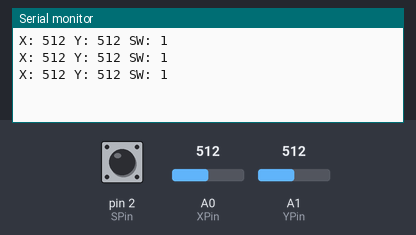
A sketch run on a simulated Arduino Uno, built with avr-gcc and run on an emulated ATmega328P. Parts: the last lines printed to the serial monitor. Inputs (shaded band) come from the test bench; at power-on: A0 (XPin) = 512, A1 (YPin) = 512, pin 2 (SPin) HIGH.

Above: at 1.2 s.
1.3 s: A0 (XPin) set to 716
At 2.01 s:
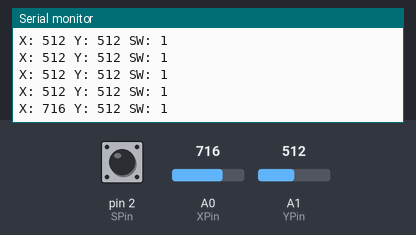
2.8 s: A1 (YPin) set to 716
At 2.91 s:
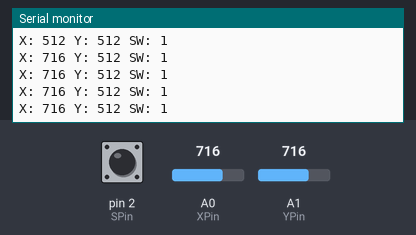
4.3 s: pin 2 (SPin) pulled LOW for 0.35 s
At 5.02 s:
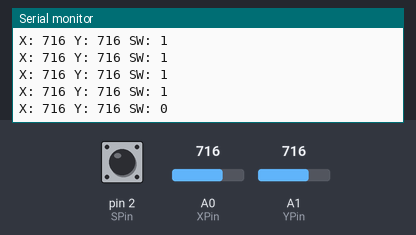
6.1 s: A0 (XPin) set to 900
At 6.22 s:
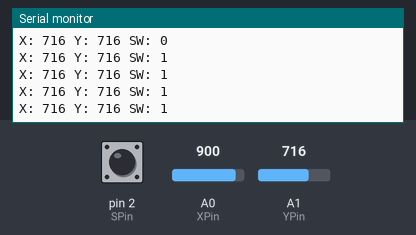
7.6 s: pin 2 (SPin) pulled LOW for 1 s
At 8.32 s:
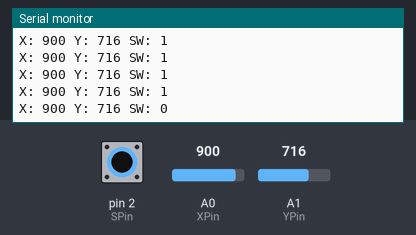
10.1 s: A1 (YPin) set to 900
At 10.13 s:
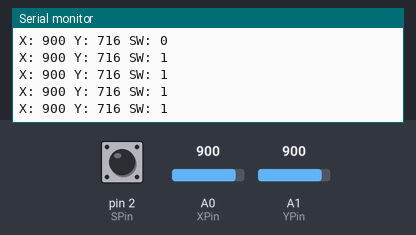
Timing chart, 0 to 12.6 s (numbered marks = the images above; inputs shaded):
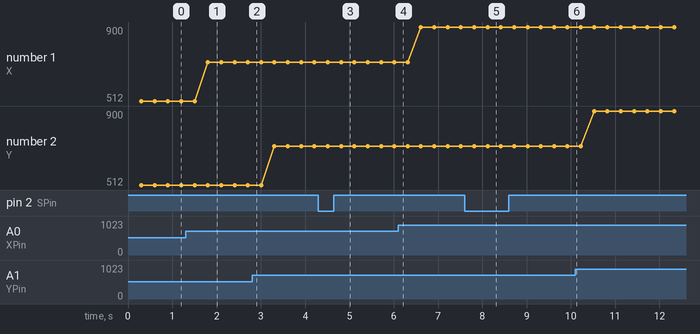

The sketch:

Bai16-Joysticks.ino
```cpp
int SPin = 2;
int XPin = A0;
int YPin = A1;
int SVal;
int XVal;
int YVal;
void setup() {
  // put your setup code here, to run once:
  pinMode(SPin,INPUT_PULLUP);
  pinMode(XPin,INPUT);
  pinMode(YPin,INPUT);
  Serial.begin(9600);
}

void loop() {
  // put your main code here, to run repeatedly:
  XVal = analogRead(XPin);
  YVal = analogRead(YPin);
  SVal = digitalRead(SPin);

  delay(300);
  Serial.print("X: ");
  Serial.print(XVal);
  Serial.print(" Y: ");
  Serial.print(YVal);
  Serial.print(" SW: ");
  Serial.println(SVal);
}
```

Measured:
- after the input at 1.3 s, the serial monitor: prints a new line after 0.50 s (image 1)
- after the input at 4.3 s, the serial monitor: prints a new line after 0.51 s (image 3)
- after the input at 7.6 s, the serial monitor: prints a new line after 0.52 s (image 5)
- plotted number 1: 512 → 716 after the input at 1.3 s, 716 → 900 after the input at 6.1 s
